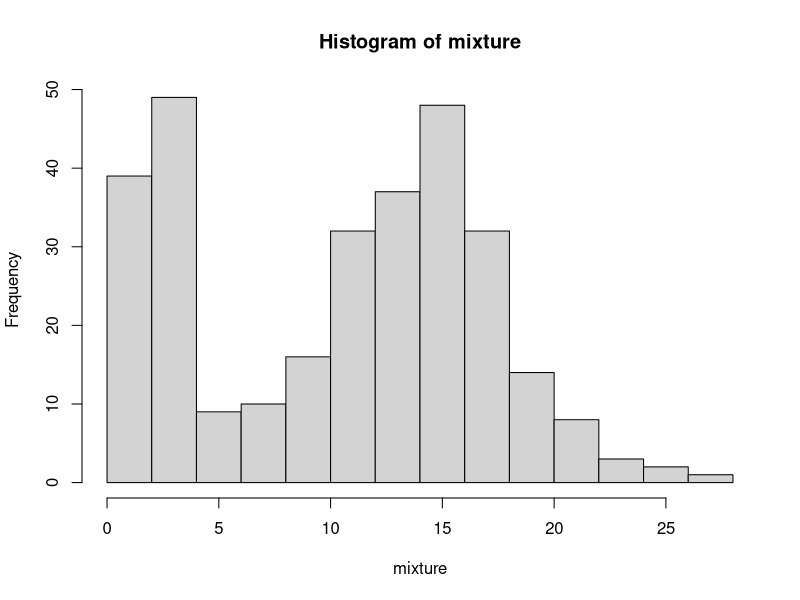

The R source for this figure:
## ---- chunk 1
knitr::opts_chunk$set(echo = TRUE)
## ---- chunk 2
n1 <- 100
lambda1 <- 3
sample1 <- rpois(n1, lambda1)
sample1
## ---- chunk 3
n2 <- 200
lambda2 <- 15
sample2 <- rpois(n2, lambda2)
sample2
## ---- chunk 4
z <- c(rep(1, 100), rep(2, 200))
table(z)
## ---- chunk 5
N <- n1 + n2
z <- sample(z)
lambda <- c(3, 15)
mixture <- rpois(N, lambda = lambda[z])
mixture
hist(mixture, breaks=15)
## ---- chunk 6
# Create function for EM algorithm for mixture model of Poisson distribution
EM.algorithm <- function(X, K, lambda_0, epsilon) {
  # EM Initialisation
  pi_0 <- rep(1/K,K)
  pi_q <- pi_0
  lambda_q <- lambda_0
  T <- matrix(NA, nrow = length(X), ncol = K)
  while (TRUE) {
    theta_q <- c(pi_q, lambda_q)
    # E step
    for (k in 1:K) {
      T[,k] <- dpois(X, lambda = lambda_q[k])
    }
    for (k in 1:K) {
      T[,k] <- pi_q[k]*T[,k]
    }
    T <- T / rowSums(T)
    # M step
    pi_new <- colSums(T)/sum(T)
    lambda_new <- (X%*%T)/colSums(T)
    theta_new <- c(pi_new, lambda_new)
    delta = (norm(as.matrix(theta_new)-as.matrix(theta_q), 
            type = "2"))^2/(norm(as.matrix(theta_q), type = "2"))^2
    if (delta < epsilon) {
      break
    } else {
      pi_q <- pi_new
      lambda_q <- lambda_new
    }
  }
  return(theta_new)
}
## ---- chunk 7
result1 <- EM.algorithm(X = mixture, K = 2, lambda_0 = c(5,10), epsilon = 10^(-8))
pi1 <- result1[1]
pi2 <- result1[2]
lambda1 <- result1[3]
lambda2 <- result1[4]
pi1
pi2
lambda1
lambda2
